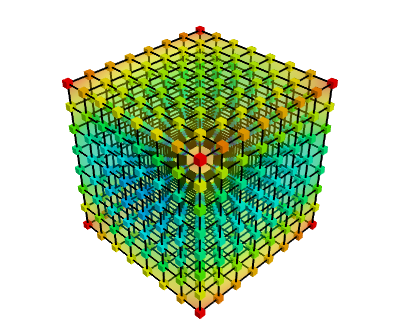

Generate this figure with Python:
"""
Use Mayavi to visualize the structure of a VolumeImg
"""

from enthought.mayavi import mlab
import numpy as np

x, y, z = np.mgrid[-5:5:64j, -5:5:64j, -5:5:64j]

data = x*x*0.5 + y*y + z*z*2.0

mlab.figure(1, fgcolor=(0, 0, 0), bgcolor=(1, 1, 1))
mlab.clf()

src = mlab.pipeline.scalar_field(x, y, z, data)

mlab.pipeline.surface(src, opacity=0.4)

src2 = mlab.pipeline.scalar_field(x[::9, ::9, ::9],
                                  y[::9, ::9, ::9],
                                  z[::9, ::9, ::9],
                                  data[::9, ::9, ::9])
mlab.pipeline.surface(mlab.pipeline.extract_edges(src2), color=(0, 0, 0))
mlab.pipeline.glyph(src2, mode='cube', scale_factor=0.4, scale_mode='none')
mlab.savefig('viz_volume_structure.png')
mlab.show()


